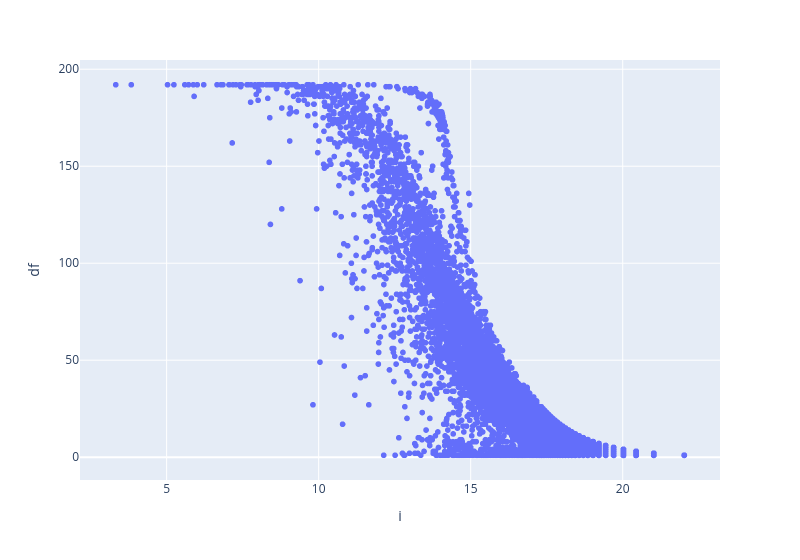

The notebook cell saved with this chart:
### Code cell
fig = px.scatter(
    VOCAB,
    x='i',
    y='df',
    hover_name=VOCAB.index,  # or 'level_0'
    width=800
)

fig.show()

### Figure 1 — Plotly figure (JSON) as saved in the notebook; plotly's stock layout.template omitted (floating-point values rounded to 4 significant figures; data arrays with more than 128 entries replaced by an {"elided": "..."} marker saying what was removed)
{"data": [{"hovertemplate": "<b>%{hovertext}</b><br><br>i=%{x}<br>df=%{y}<extra></extra>", "hovertext": {"elided": "39729 str values"}, "legendgroup": "", "marker": {"color": "#636efa", "symbol": "circle"}, "mode": "markers", "name": "", "showlegend": false, "type": "scattergl", "x": {"elided": "39729 float values"}, "xaxis": "x", "y": {"elided": "39729 int values"}, "yaxis": "y"}], "layout": {"legend": {"tracegroupgap": 0}, "margin": {"t": 60}, "width": 800, "xaxis": {"anchor": "y", "domain": [0, 1], "title": {"text": "i"}}, "yaxis": {"anchor": "x", "domain": [0, 1], "title": {"text": "df"}}}}
